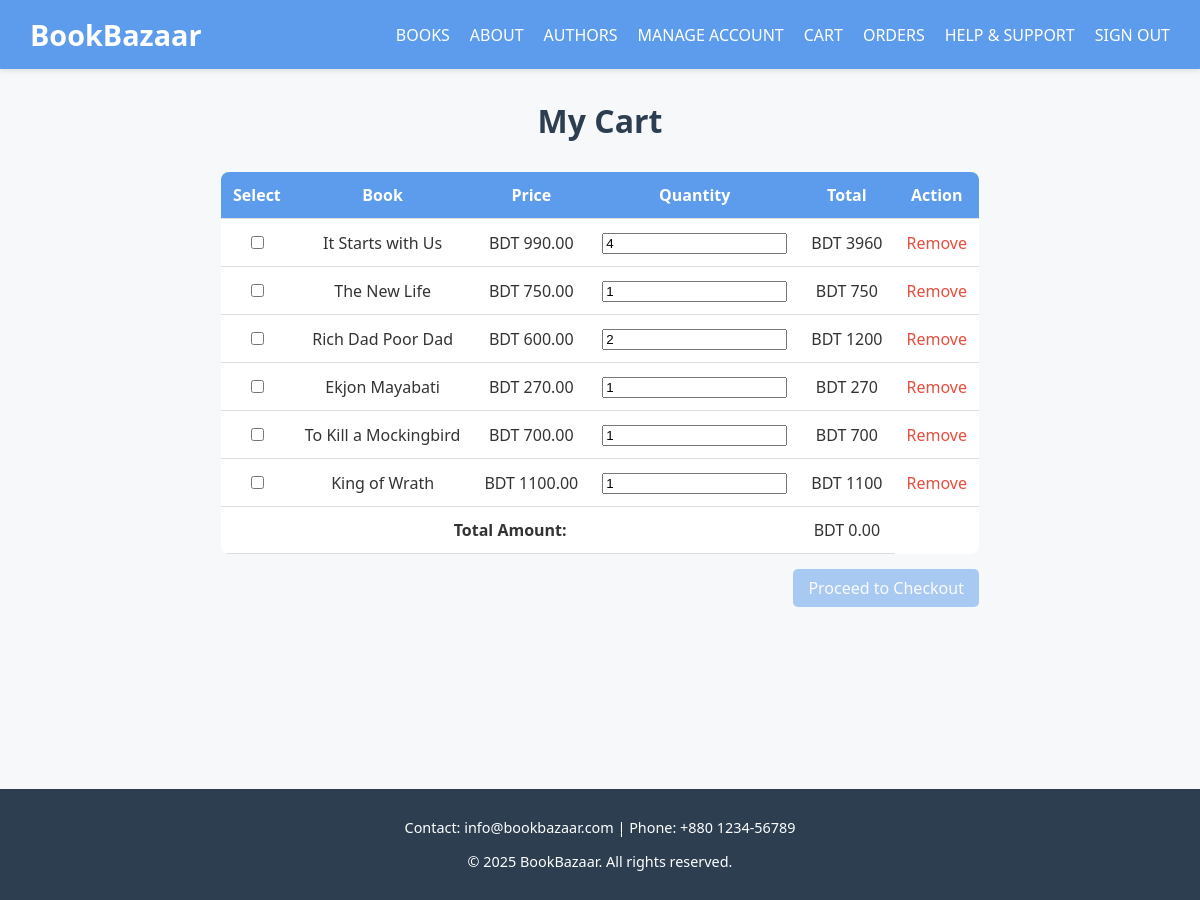
The page /user/cart.php (signed in) on the database its author committed.
### tables this page shows
CREATE TABLE `cart` (
  `id` int(11) NOT NULL,
  `user_id` int(11) DEFAULT NULL,
  `book_id` int(11) DEFAULT NULL,
  `quantity` int(11) DEFAULT 1,
  `added_at` timestamp NOT NULL DEFAULT current_timestamp()
);

CREATE TABLE `books` (
  `title` varchar(255) DEFAULT NULL,
  `description` text DEFAULT NULL,
  `author` varchar(255) DEFAULT NULL,
  `publisher` varchar(255) DEFAULT NULL,
  `publication_year` year(4) DEFAULT NULL,
  `price` decimal(10,2) DEFAULT NULL,
  `image` varchar(255) DEFAULT NULL,
  `id` int(11) NOT NULL
);

### user/cart.php (the view, shortened to what this page needs)
<?php
include '../includes/db_connect.php';
$user_id = $_SESSION['user_id'];
?>
<?php include '../includes/header.php'; ?>
<h1>My Cart</h1>
<div class="table-responsive">
<table class="cart-table">
    <tr>
        <th>Select</th>
        <th>Book</th>
        <th>Price</th>
        <th>Quantity</th>
        <th>Total</th>
        <th>Action</th>
    </tr>
<?php
$cart_items = mysqli_query($conn, "SELECT cart.id AS cart_id, books.*, cart.quantity
                                   FROM cart
                                   JOIN books ON cart.book_id = books.id
                                   WHERE cart.user_id=$user_id");
if(mysqli_num_rows($cart_items) > 0):
    while($row = mysqli_fetch_assoc($cart_items)):
        $item_total = $row['price'] * $row['quantity'];
?>
    <tr>
        <td><input type="checkbox" class="select-book" data-price="<?php echo $row['price']; ?>" data-quantity="<?php echo $row['quantity']; ?>" name="selected_ids[]" value="<?php echo $row['cart_id']; ?>"></td>
        <td><?php echo $row['title']; ?></td>
        <td>BDT <?php echo $row['price']; ?></td>
        <td><input type="number" name="quantities[<?php echo $row['cart_id']; ?>]" value="<?php echo $row['quantity']; ?>" min="1" class="quantity-input"></td>
        <td class="item-total">BDT <?php echo $item_total; ?></td>
        <td><a href="cart.php?remove=<?php echo $row['cart_id']; ?>" class="remove-link">Remove</a></td>
    </tr>
<?php
    endwhile;
else:
?>
<tr>
    <td colspan="6">Your cart is empty.</td>
</tr>
<?php endif; ?>
    <tr>
        <td colspan="4"><strong>Total Amount:</strong></td>
        <td colspan="1" id="selected-total"></td>
    </tr>
</table>
<div class="cart-actions">
    <a href="checkout.php" id="proceed-btn" class="btn disabled">Proceed to Checkout</a>
</div>
</div>
<?php include '../includes/footer.php'; ?>

### assets/css/style.css (style rules this page uses)
body { font-family: 'Segoe UI', Tahoma, Geneva, Verdana, sans-serif; margin: 0; padding: 0; background-color: #f6f8fa; color: #333; }
a { text-decoration: none; color: inherit; }
h1, h2, h3, h4 { color: #2c3e50; margin: 10px 0; }
.btn, button, form button { display: inline-block; background-color: #5d9cec; color: #fff; padding: 8px 15px; border: none; border-radius: 5px; font-weight: 500; cursor: pointer; transition: background-color 0.3s; }
.btn.disabled { opacity: 0.5; pointer-events: none; }
table, .orders-table, .cart-form table { width: 100%; border-collapse: collapse; background-color: #fff; border-radius: 8px; margin-top: 20px; overflow: hidden; }
th, td { padding: 12px; text-align: center; border-bottom: 1px solid #ddd; }
th { background-color: #5d9cec; color: #fff; font-weight: 600; }
.cart-actions { display: flex; justify-content: flex-end; gap: 15px; margin-top: 15px; }
.remove-link { color: #e74c3c; text-decoration: none; }

### rows shown on the page
cart: book.title "It Starts with Us", book.price "990.00", quantity "4", item_total "3960"
cart: book.title "The New Life", book.price "750.00", quantity "1", item_total "750"
cart: book.title "Rich Dad Poor Dad", book.price "600.00", quantity "2", item_total "1200"
cart: book.title "Ekjon Mayabati", book.price "270.00", quantity "1", item_total "270"
cart: book.title "To Kill a Mockingbird", book.price "700.00", quantity "1", item_total "700"
cart: book.title "King of Wrath", book.price "1100.00", quantity "1", item_total "1100"
